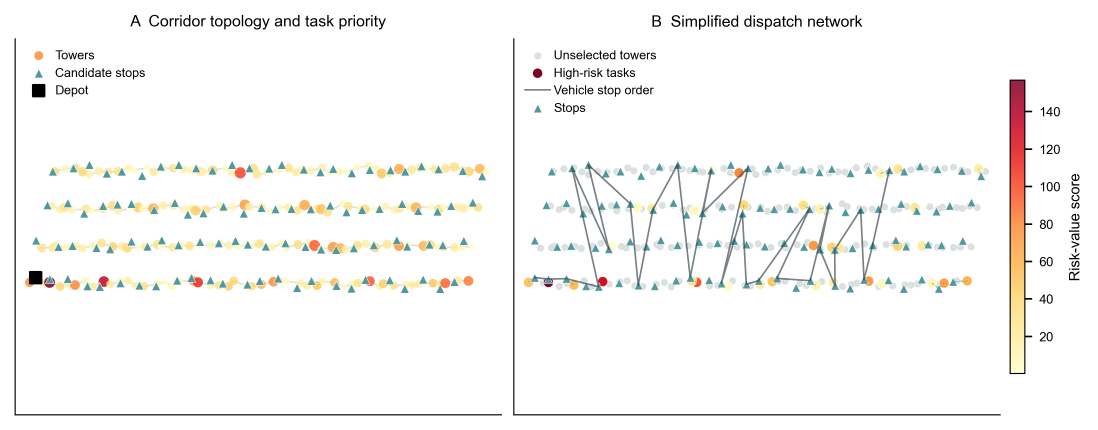
#> input picture results/figures/tre2style/Fig1_topology_dispatch.png, 3292 x 1289 px (shown at 1/3 size); its folder holds only this picture in this run
$ python generate_tre2_algorithm_mechanism.py
#> lines starting #> are read from the running program, lines starting #| are printed output that depends on the picture
from __future__ import annotations

import shutil
from pathlib import Path

import matplotlib as mpl

mpl.use("Agg")

import matplotlib.pyplot as plt
import pandas as pd
from matplotlib.patches import FancyArrowPatch, Rectangle


PROJECT_ROOT = Path(__file__).resolve().parents[1]
OUT = PROJECT_ROOT / "results/figures/tre2style"
MANUSCRIPT_FIGS = PROJECT_ROOT / "manuscript_context" / "tre_published_style" / "figures"

PALETTE = {
    "pale_teal": "#BFDFD2",
    "teal": "#51999F",
    "blue_teal": "#4198AC",
    "light_cyan": "#7BC0CD",
    "muted_gold": "#DDCB92",
    "amber": "#ECB66C",
    "orange": "#EA9E58",
    "coral": "#ED8D5A",
    "dark": "#2F3E46",
    "gray": "#6E7C7C",
    "light_gray": "#D9DEDD",
}

mpl.rcParams.update(
    {
        "font.family": "sans-serif",
        "font.sans-serif": ["Arial", "Helvetica", "DejaVu Sans", "sans-serif"],
        "svg.fonttype": "none",
        "pdf.fonttype": 42,
        "font.size": 7.0,
        "axes.spines.top": False,
        "axes.spines.right": False,
        "axes.spines.left": False,
        "axes.spines.bottom": False,
        "xtick.labelsize": 6.2,
        "ytick.labelsize": 6.2,
        "figure.dpi": 180,
    }
)


def arrow(ax, xy1, xy2, color=PALETTE["dark"], lw=0.8, style="-", mutation=8):
    patch = FancyArrowPatch(
        xy1,
        xy2,
        arrowstyle="-|>",
        mutation_scale=mutation,
        lw=lw,
        linestyle=style,
        color=color,
        shrinkA=2,
        shrinkB=2,
    )
    ax.add_patch(patch)
    return patch


def setup_axis(ax, title: str) -> None:
    ax.set_title(title, loc="left", pad=3, fontsize=7.8, color=PALETTE["dark"])
    ax.set_xlim(0, 1)
    ax.set_ylim(0, 1)
    ax.set_xticks([])
    ax.set_yticks([])


def draw_screening_panel(ax) -> list[dict[str, object]]:
    setup_axis(ax, "A  Probabilistic sortie-pattern screening")
    records: list[dict[str, object]] = []
    stops = [(0.14, 0.73, "s1"), (0.14, 0.48, "s2"), (0.14, 0.23, "s3")]
    towers = [(0.78, 0.80, "i1", 0.82), (0.78, 0.61, "i2", 0.48), (0.78, 0.42, "i3", 0.70), (0.78, 0.23, "i4", 0.38)]
    feasible = {("s1", "i1"), ("s1", "i2"), ("s2", "i2"), ("s2", "i3"), ("s3", "i3"), ("s3", "i4")}

    for x, y, label in stops:
        ax.scatter(x, y, marker="^", s=95, color=PALETTE["teal"], edgecolor="white", linewidth=0.5, zorder=4)
        ax.text(x - 0.04, y - 0.11, label, ha="center", va="top", color=PALETTE["dark"])
        records.append({"panel": "A", "type": "stop", "id": label, "x": x, "y": y})
    for x, y, label, risk_value in towers:
        ax.scatter(x, y, s=80 + 45 * risk_value, color=PALETTE["orange"], edgecolor="white", linewidth=0.5, zorder=4)
        ax.text(x + 0.04, y, label, va="center", color=PALETTE["dark"])
        records.append({"panel": "A", "type": "tower", "id": label, "x": x, "y": y, "risk_value": risk_value})

    for sx, sy, slabel in stops:
        for tx, ty, tlabel, _ in towers:
            is_feasible = (slabel, tlabel) in feasible
            color = PALETTE["blue_teal"] if is_feasible else PALETTE["light_gray"]
            alpha = 0.62 if is_feasible else 0.28
            ax.plot([sx, tx], [sy, ty], color=color, lw=0.8 if is_feasible else 0.45, alpha=alpha, ls="--", zorder=1)
            records.append({"panel": "A", "type": "pair", "stop": slabel, "tower": tlabel, "feasible": is_feasible})
    ax.text(0.37, 0.92, r"keep: $Q_{si}\leq B_d(1-\rho)$", color=PALETTE["teal"], ha="center")
    ax.text(0.48, 0.08, "screen out high-q95 edges", color=PALETTE["gray"], ha="center")
    ax.text(0.44, 0.29, "x", color=PALETTE["coral"], fontsize=13, weight="bold", ha="center", va="center")
    return records


def draw_insertion_panel(ax) -> list[dict[str, object]]:
    setup_axis(ax, "B  Risk-value insertion after destroy")
    records: list[dict[str, object]] = []
    before_x = [0.13, 0.29, 0.45, 0.61, 0.77]
    before_labels = ["i7", "i2", "gap", "i6", "i9"]
    after_labels = ["i7", "i2", "i4", "i6", "i9"]
    risk = {"i7": 0.35, "i2": 0.72, "i4": 0.96, "i6": 0.54, "i9": 0.42}

    ax.text(0.05, 0.76, "destroyed sequence", ha="left", va="center", color=PALETTE["gray"])
    ax.text(0.05, 0.32, "after insertion", ha="left", va="center", color=PALETTE["gray"])

    for row_y, labels, row_name in [(0.64, before_labels, "before"), (0.22, after_labels, "after")]:
        for idx, (x, label) in enumerate(zip(before_x, labels)):
            if label == "gap":
                rect = Rectangle((x - 0.045, row_y - 0.04), 0.09, 0.08, facecolor="white", edgecolor=PALETTE["coral"], lw=0.9, ls="--")
                ax.add_patch(rect)
                ax.text(x, row_y, "gap", ha="center", va="center", color=PALETTE["coral"])
                records.append({"panel": "B", "row": row_name, "type": "gap", "x": x, "y": row_y})
            else:
                size = 80 + 70 * risk[label]
                color = PALETTE["coral"] if label == "i4" else PALETTE["blue_teal"]
                ax.scatter(x, row_y, s=size, color=color, edgecolor="white", linewidth=0.5, zorder=3)
                ax.text(x, row_y - 0.105, label, ha="center", va="top", color=PALETTE["dark"])
                records.append({"panel": "B", "row": row_name, "type": "tower", "id": label, "x": x, "y": row_y, "risk_value": risk[label]})
            if idx < len(before_x) - 1:
                arrow(ax, (x + 0.055, row_y), (before_x[idx + 1] - 0.055, row_y), color=PALETTE["gray"], lw=0.65, mutation=6)

    arrow(ax, (0.45, 0.56), (0.45, 0.31), color=PALETTE["coral"], lw=1.0)
    ax.text(
        0.86,
        0.48,
        "score:\nrisk-value\n+ regret\n+ energy margin",
        ha="center",
        va="center",
        color=PALETTE["dark"],
        linespacing=1.15,
        bbox={"boxstyle": "round,pad=0.18", "fc": "white", "ec": "none", "alpha": 0.88},
    )
    return records


def draw_reassignment_panel(ax) -> list[dict[str, object]]:
    setup_axis(ax, "C  Stop-batch evaluator")
    records: list[dict[str, object]] = []
    s_old = (0.18, 0.72, "arrival")
    s_new = (0.21, 0.28, "ready")
    towers = [(0.70, 0.77, "i8"), (0.67, 0.52, "i5"), (0.72, 0.28, "i3")]

    for x, y, label in [s_old, s_new]:
        ax.scatter(x, y, marker="^", s=110, color=PALETTE["teal"], edgecolor="white", linewidth=0.5, zorder=4)
        ax.text(x, y - 0.12, label, ha="center", va="top", color=PALETTE["dark"])
        records.append({"panel": "C", "type": "stop", "id": label, "x": x, "y": y})
    for x, y, label in towers:
        ax.scatter(x, y, s=95, color=PALETTE["orange"], edgecolor="white", linewidth=0.5, zorder=4)
        ax.text(x + 0.04, y, label, va="center", color=PALETTE["dark"])
        records.append({"panel": "C", "type": "tower", "id": label, "x": x, "y": y})

    ax.plot([s_old[0], towers[1][0]], [s_old[1], towers[1][1]], ls="--", color=PALETTE["light_gray"], lw=1.0, label="arrival state")
    ax.plot([s_new[0], towers[1][0]], [s_new[1], towers[1][1]], color=PALETTE["coral"], lw=1.2, label="ready state")
    arrow(ax, (0.42, 0.64), (0.42, 0.43), color=PALETTE["coral"], lw=0.9)
    ax.text(
        0.56,
        0.70,
        "accepted sequence\nenters timing",
        ha="center",
        va="center",
        color=PALETTE["dark"],
        linespacing=1.15,
        bbox={"boxstyle": "round,pad=0.18", "fc": "white", "ec": "none", "alpha": 0.88},
    )
    ax.text(0.72, 0.10, r"accept if $\Delta F<0$ or SA accepts", ha="center", va="center", color=PALETTE["gray"])
    records.append({"panel": "C", "type": "evaluation", "tower": "i5", "from": "arrival", "to": "ready"})
    return records


def update_contact_sheet() -> None:
    try:
        from PIL import Image, ImageDraw
    except ImportError:
        return

    images = sorted(OUT.glob("Fig*_*.png"))
    thumbs = []
    for path in images:
        img = Image.open(path).convert("RGB")
        img.thumbnail((420, 250))
        canvas = Image.new("RGB", (440, 285), "white")
        canvas.paste(img, ((440 - img.width) // 2, 8))
        draw = ImageDraw.Draw(canvas)
        draw.text((8, 264), path.stem, fill=(30, 30, 30))
        thumbs.append(canvas)
    cols = 2
    rows = (len(thumbs) + cols - 1) // cols
    sheet = Image.new("RGB", (cols * 440, rows * 285), "white")
    for idx, img in enumerate(thumbs):
        sheet.paste(img, ((idx % cols) * 440, (idx // cols) * 285))
    sheet.save(OUT / "tre2style_contact_sheet.png")


def main() -> int:
    OUT.mkdir(parents=True, exist_ok=True)
    MANUSCRIPT_FIGS.mkdir(parents=True, exist_ok=True)

    fig, axes = plt.subplots(1, 3, figsize=(7.2, 2.55), constrained_layout=True)
    source_rows = []
    source_rows.extend(draw_screening_panel(axes[0]))
    source_rows.extend(draw_insertion_panel(axes[1]))
    source_rows.extend(draw_reassignment_panel(axes[2]))

    base = OUT / "Fig8_algorithm_mechanism"
    fig.savefig(base.with_suffix(".pdf"), bbox_inches="tight")
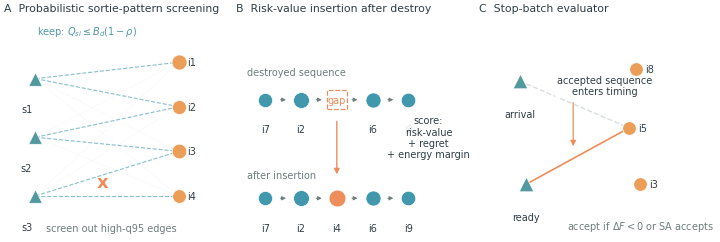
#> figure drawn by matplotlib, 3 panels
    fig.savefig(base.with_suffix(".svg"), bbox_inches="tight")
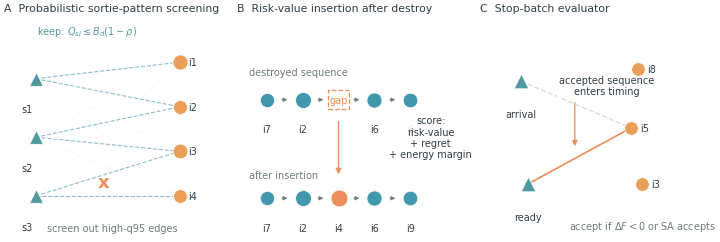
#> figure drawn by matplotlib, 3 panels
    fig.savefig(base.with_suffix(".png"), dpi=450, bbox_inches="tight")
    plt.close(fig)

    pd.DataFrame(source_rows).to_csv(OUT / "Fig8_algorithm_mechanism_source.csv", index=False)
    shutil.copyfile(base.with_suffix(".pdf"), MANUSCRIPT_FIGS / "Fig8_algorithm_mechanism.pdf")
    update_contact_sheet()
#> in update_contact_sheet, `img.thumbnail((420, 250))`:
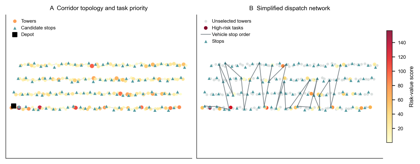
#> img: PIL image 420x164 RGB; mean R, G, B 247.4, 246.9, 245.2
#> in update_contact_sheet, `canvas = Image.new("RGB", (440, 285), "white")`: canvas: PIL image 440x285 RGB; every value is 255
#> in update_contact_sheet, `canvas.paste(img, ((440 - img.width) // 2, 8))`:
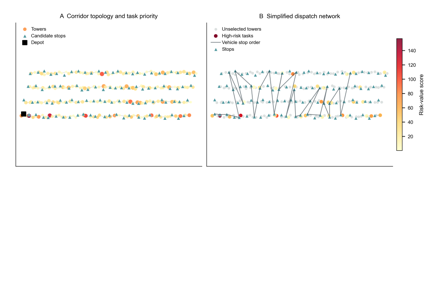
#> canvas: PIL image 440x285 RGB; mean R, G, B 250.8, 250.6, 249.6
#> in update_contact_sheet, `rows = (len(thumbs) + cols - 1) // cols`: rows = 1
#> in update_contact_sheet, `sheet = Image.new("RGB", (cols * 440, rows * 285), "white")`: sheet: PIL image 880x285 RGB; every value is 255
#> the loop in update_contact_sheet, `for idx, img in enumerate(thumbs):` made 1 pass
#> after the loop in update_contact_sheet, `for idx, img in enumerate(thumbs):`:
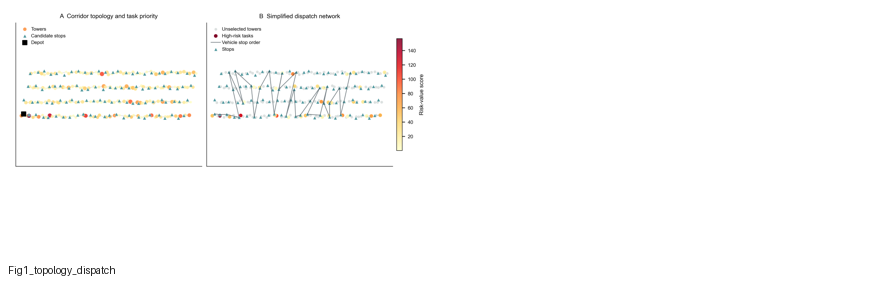
#> sheet: PIL image 880x285 RGB; mean R, G, B 252.7, 252.6, 252.1
    print(f"Wrote {base.with_suffix('.pdf')}")
    print(f"Copied manuscript figure to {MANUSCRIPT_FIGS / 'Fig8_algorithm_mechanism.pdf'}")
    return 0


if __name__ == "__main__":
    raise SystemExit(main())
#> (the program exits here)

$ run again, on results/figures/tre2style/Fig5_ablation_stress_heatmaps.png
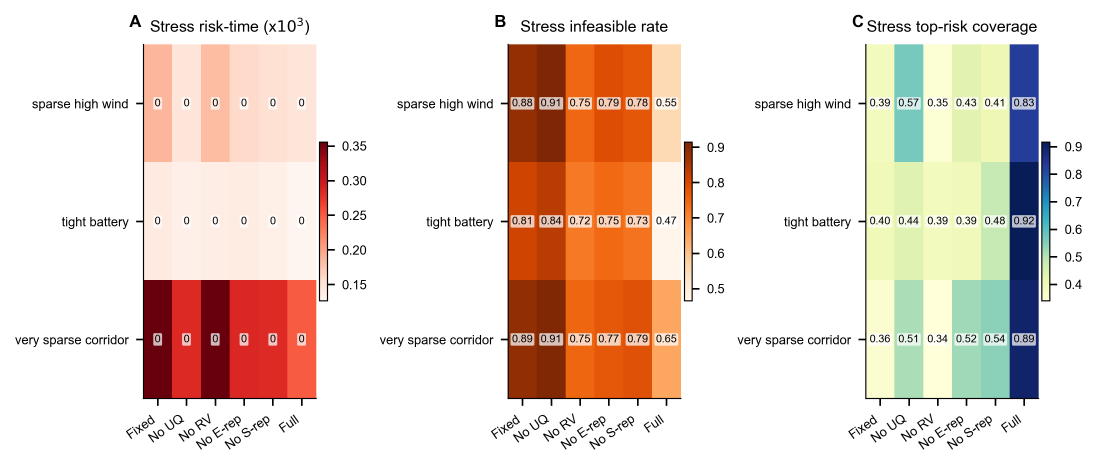
#> input picture results/figures/tre2style/Fig5_ablation_stress_heatmaps.png, 3291 x 1402 px (shown at 1/3 size)
#> in update_contact_sheet, `canvas.paste(img, ((440 - img.width) // 2, 8))`:
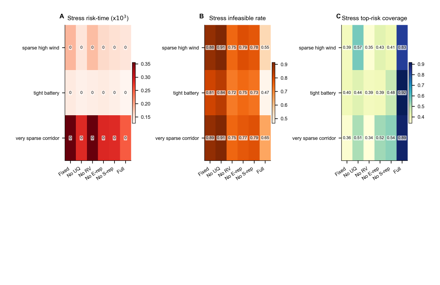
#> canvas: PIL image 440x285 RGB; mean R, G, B 241.5, 230.8, 224
#> rows = 1
#> the loop in update_contact_sheet, `for idx, img in enumerate(thumbs):` made 1 pass
#> after the loop in update_contact_sheet, `for idx, img in enumerate(thumbs):`:
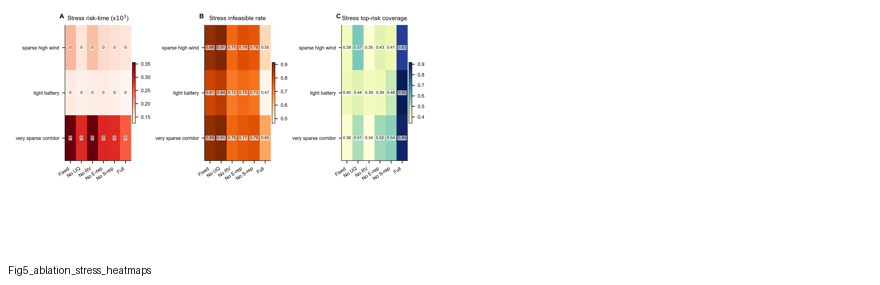
#> sheet: PIL image 880x285 RGB; mean R, G, B 247.9, 242.6, 239.2

$ run again, on results/figures/tre2style/Fig6_public_gis_cases.png
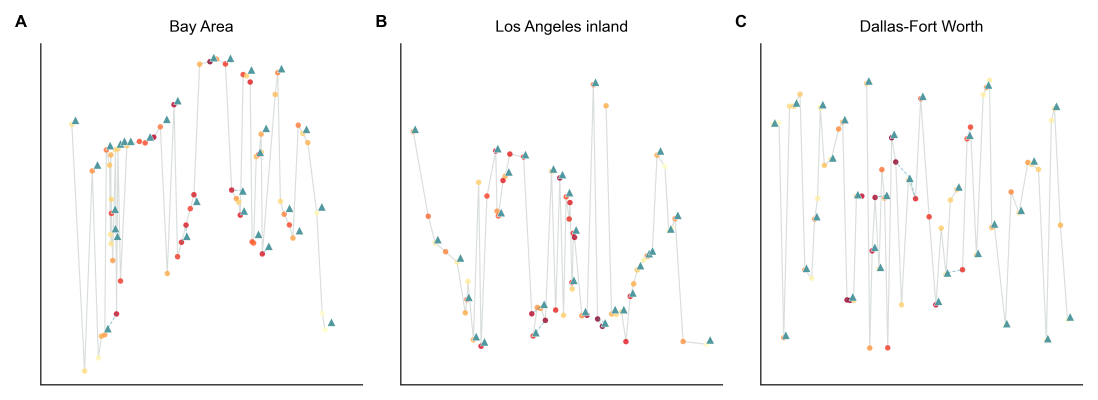
#> input picture results/figures/tre2style/Fig6_public_gis_cases.png, 3292 x 1199 px (shown at 1/3 size)
#> in update_contact_sheet, `canvas.paste(img, ((440 - img.width) // 2, 8))`:
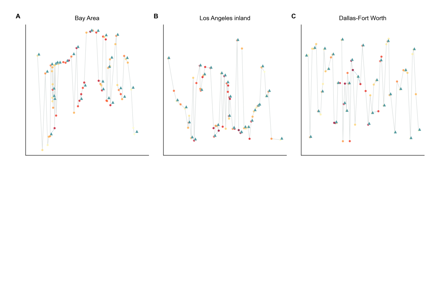
#> canvas: PIL image 440x285 RGB; mean R, G, B 252.7, 252.7, 252.6
#> rows = 1
#> the loop in update_contact_sheet, `for idx, img in enumerate(thumbs):` made 1 pass
#> after the loop in update_contact_sheet, `for idx, img in enumerate(thumbs):`:
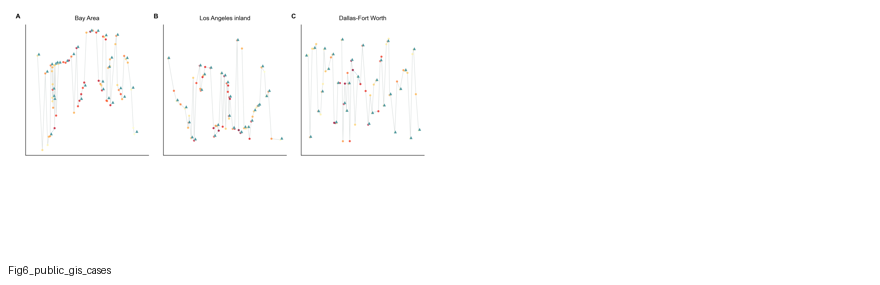
#> sheet: PIL image 880x285 RGB; mean R, G, B 253.6, 253.6, 253.6

$ run again, on results/figures/tre2style/Fig7_scalability_screening.png
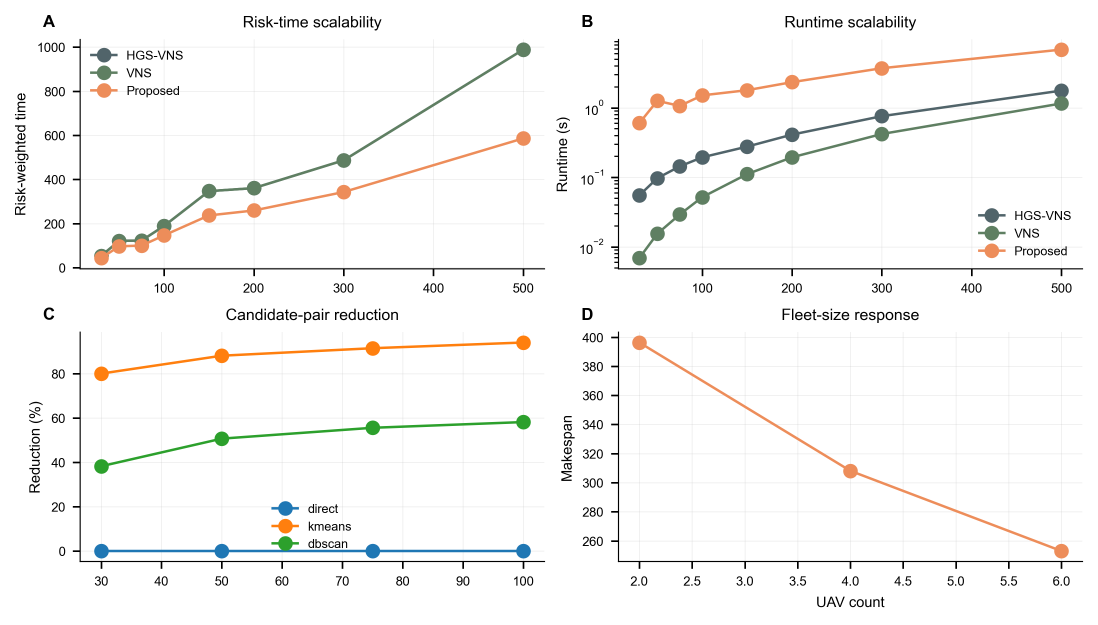
#> input picture results/figures/tre2style/Fig7_scalability_screening.png, 3292 x 1874 px (shown at 1/3 size)
#> in update_contact_sheet, `canvas.paste(img, ((440 - img.width) // 2, 8))`:
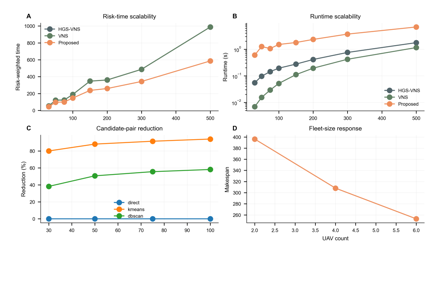
#> canvas: PIL image 440x285 RGB; mean R, G, B 248.7, 248.4, 247.5
#> rows = 1
#> the loop in update_contact_sheet, `for idx, img in enumerate(thumbs):` made 1 pass
#> after the loop in update_contact_sheet, `for idx, img in enumerate(thumbs):`:
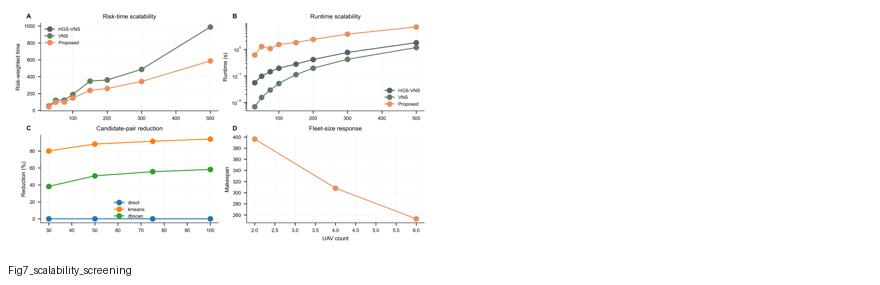
#> sheet: PIL image 880x285 RGB; mean R, G, B 251.6, 251.4, 251
